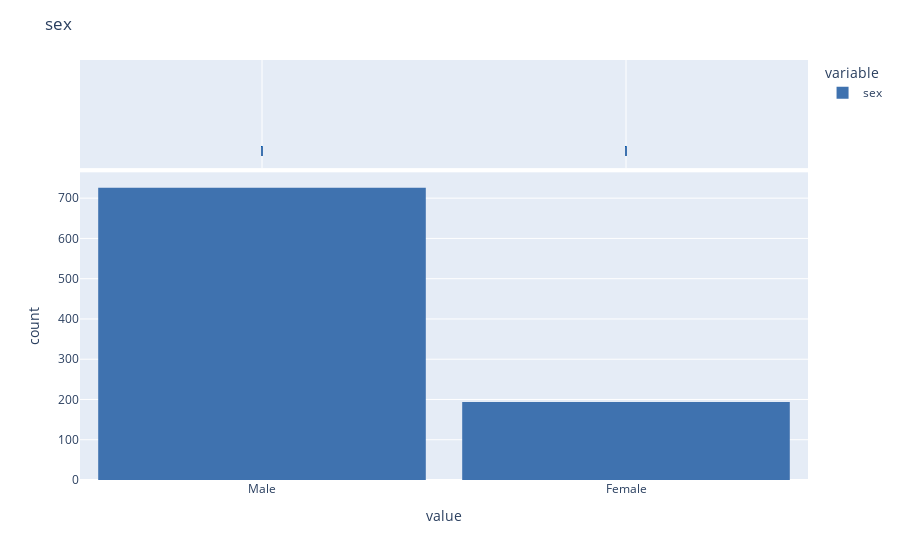
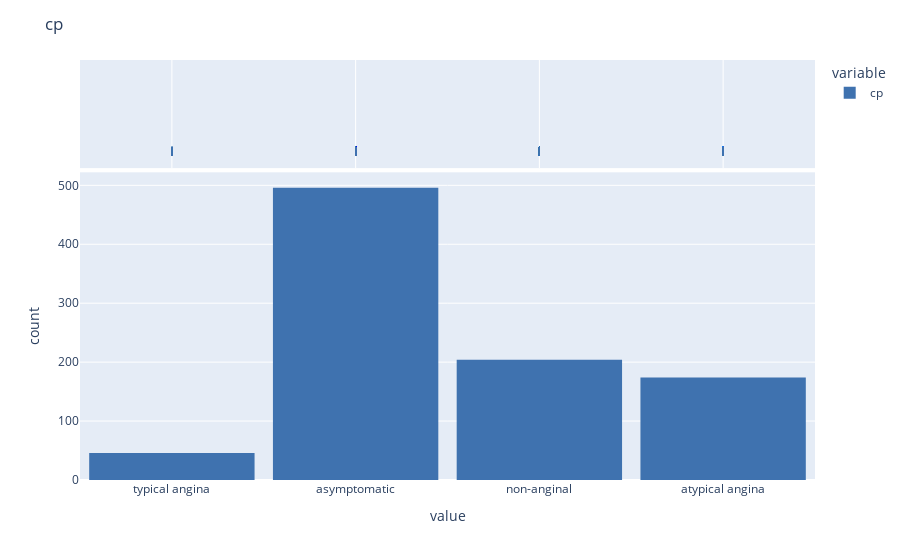
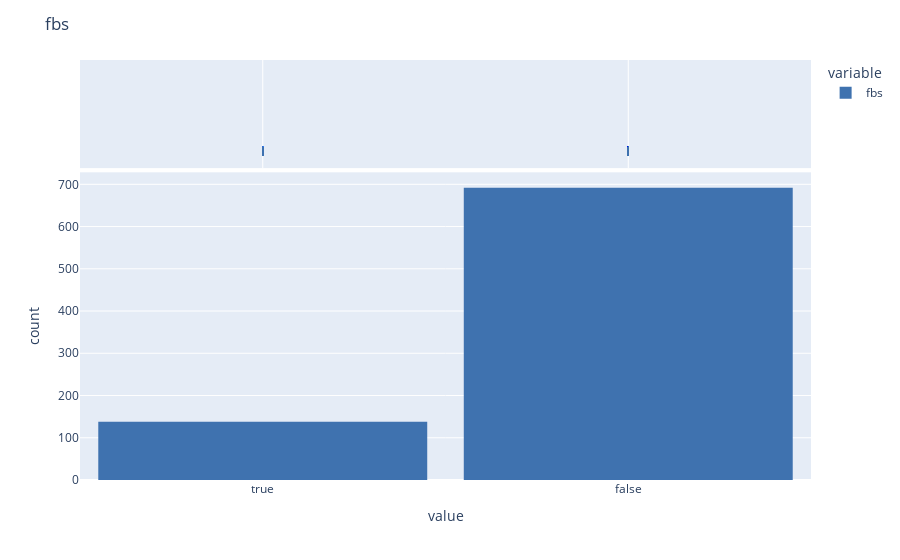
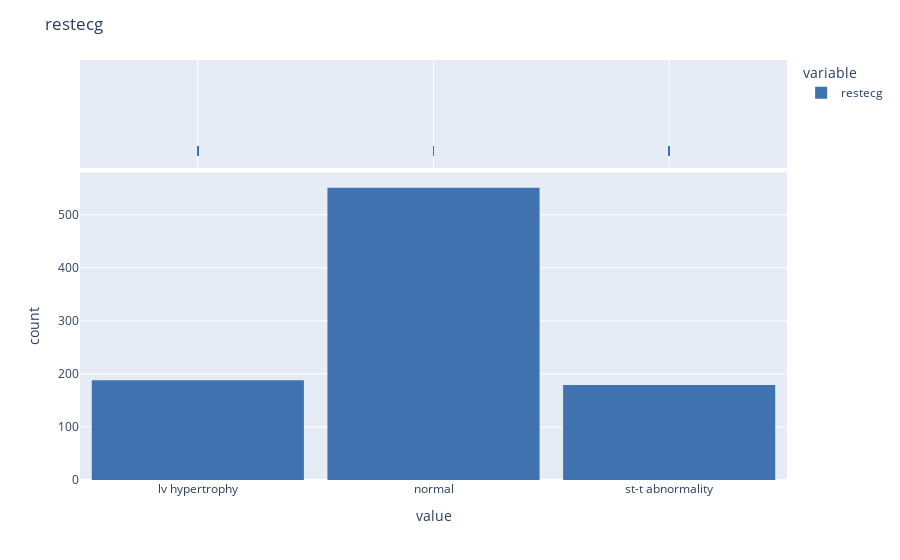

The notebook cell saved with these charts, in order:
### Code cell
for fig ,col in enumerate((categorical_df.columns)):
    fig = px.histogram(categorical_df[col],
                       marginal = "rug",
                       color_discrete_sequence = ["#3F72AF"],
                       nbins = categorical_df[col].nunique())
    fig.update_layout(title = f"{col}", bargap = 0.1)
    fig.show()

### Figure 1 — Plotly figure (JSON) as saved in the notebook; plotly's stock layout.template omitted (floating-point values rounded to 4 significant figures; data arrays with more than 128 entries replaced by an {"elided": "..."} marker saying what was removed)
{"data": [{"alignmentgroup": "True", "bingroup": "x", "hovertemplate": "variable=sex<br>value=%{x}<br>count=%{y}<extra></extra>", "legendgroup": "sex", "marker": {"color": "#3F72AF", "pattern": {"shape": ""}}, "name": "sex", "nbinsx": 2, "offsetgroup": "sex", "orientation": "v", "showlegend": true, "type": "histogram", "x": {"elided": "920 str values"}, "xaxis": "x", "yaxis": "y"}, {"alignmentgroup": "True", "boxpoints": "all", "fillcolor": "rgba(255,255,255,0)", "hoveron": "points", "hovertemplate": "variable=sex<br>value=%{x}<extra></extra>", "jitter": 0, "legendgroup": "sex", "line": {"color": "rgba(255,255,255,0)"}, "marker": {"color": "#3F72AF", "symbol": "line-ns-open"}, "name": "sex", "offsetgroup": "sex", "showlegend": false, "type": "box", "x": {"elided": "920 str values"}, "xaxis": "x2", "yaxis": "y2"}], "layout": {"bargap": 0.1, "barmode": "relative", "legend": {"title": {"text": "variable"}, "tracegroupgap": 0}, "margin": {"t": 60}, "title": {"text": "sex"}, "xaxis": {"anchor": "y", "domain": [0, 1], "title": {"text": "value"}}, "xaxis2": {"anchor": "y2", "domain": [0, 1], "matches": "x", "showgrid": true, "showticklabels": false}, "yaxis": {"anchor": "x", "domain": [0, 0.7326], "title": {"text": "count"}}, "yaxis2": {"anchor": "x2", "domain": [0.7426, 1], "matches": "y2", "showgrid": false, "showline": false, "showticklabels": false, "ticks": ""}}}

### Figure 2 — Plotly figure (JSON) as saved in the notebook; plotly's stock layout.template omitted (floating-point values rounded to 4 significant figures; data arrays with more than 128 entries replaced by an {"elided": "..."} marker saying what was removed)
{"data": [{"alignmentgroup": "True", "bingroup": "x", "hovertemplate": "variable=cp<br>value=%{x}<br>count=%{y}<extra></extra>", "legendgroup": "cp", "marker": {"color": "#3F72AF", "pattern": {"shape": ""}}, "name": "cp", "nbinsx": 4, "offsetgroup": "cp", "orientation": "v", "showlegend": true, "type": "histogram", "x": {"elided": "920 str values"}, "xaxis": "x", "yaxis": "y"}, {"alignmentgroup": "True", "boxpoints": "all", "fillcolor": "rgba(255,255,255,0)", "hoveron": "points", "hovertemplate": "variable=cp<br>value=%{x}<extra></extra>", "jitter": 0, "legendgroup": "cp", "line": {"color": "rgba(255,255,255,0)"}, "marker": {"color": "#3F72AF", "symbol": "line-ns-open"}, "name": "cp", "offsetgroup": "cp", "showlegend": false, "type": "box", "x": {"elided": "920 str values"}, "xaxis": "x2", "yaxis": "y2"}], "layout": {"bargap": 0.1, "barmode": "relative", "legend": {"title": {"text": "variable"}, "tracegroupgap": 0}, "margin": {"t": 60}, "title": {"text": "cp"}, "xaxis": {"anchor": "y", "domain": [0, 1], "title": {"text": "value"}}, "xaxis2": {"anchor": "y2", "domain": [0, 1], "matches": "x", "showgrid": true, "showticklabels": false}, "yaxis": {"anchor": "x", "domain": [0, 0.7326], "title": {"text": "count"}}, "yaxis2": {"anchor": "x2", "domain": [0.7426, 1], "matches": "y2", "showgrid": false, "showline": false, "showticklabels": false, "ticks": ""}}}

### Figure 3 — Plotly figure (JSON) as saved in the notebook; plotly's stock layout.template omitted (floating-point values rounded to 4 significant figures; data arrays with more than 128 entries replaced by an {"elided": "..."} marker saying what was removed)
{"data": [{"alignmentgroup": "True", "bingroup": "x", "hovertemplate": "variable=fbs<br>value=%{x}<br>count=%{y}<extra></extra>", "legendgroup": "fbs", "marker": {"color": "#3F72AF", "pattern": {"shape": ""}}, "name": "fbs", "nbinsx": 2, "offsetgroup": "fbs", "orientation": "v", "showlegend": true, "type": "histogram", "x": {"elided": "920 bool values"}, "xaxis": "x", "yaxis": "y"}, {"alignmentgroup": "True", "boxpoints": "all", "fillcolor": "rgba(255,255,255,0)", "hoveron": "points", "hovertemplate": "variable=fbs<br>value=%{x}<extra></extra>", "jitter": 0, "legendgroup": "fbs", "line": {"color": "rgba(255,255,255,0)"}, "marker": {"color": "#3F72AF", "symbol": "line-ns-open"}, "name": "fbs", "offsetgroup": "fbs", "showlegend": false, "type": "box", "x": {"elided": "920 bool values"}, "xaxis": "x2", "yaxis": "y2"}], "layout": {"bargap": 0.1, "barmode": "relative", "legend": {"title": {"text": "variable"}, "tracegroupgap": 0}, "margin": {"t": 60}, "title": {"text": "fbs"}, "xaxis": {"anchor": "y", "domain": [0, 1], "title": {"text": "value"}}, "xaxis2": {"anchor": "y2", "domain": [0, 1], "matches": "x", "showgrid": true, "showticklabels": false}, "yaxis": {"anchor": "x", "domain": [0, 0.7326], "title": {"text": "count"}}, "yaxis2": {"anchor": "x2", "domain": [0.7426, 1], "matches": "y2", "showgrid": false, "showline": false, "showticklabels": false, "ticks": ""}}}

### Figure 4 — Plotly figure (JSON) as saved in the notebook; plotly's stock layout.template omitted (floating-point values rounded to 4 significant figures; data arrays with more than 128 entries replaced by an {"elided": "..."} marker saying what was removed)
{"data": [{"alignmentgroup": "True", "bingroup": "x", "hovertemplate": "variable=restecg<br>value=%{x}<br>count=%{y}<extra></extra>", "legendgroup": "restecg", "marker": {"color": "#3F72AF", "pattern": {"shape": ""}}, "name": "restecg", "nbinsx": 3, "offsetgroup": "restecg", "orientation": "v", "showlegend": true, "type": "histogram", "x": {"elided": "920 str values"}, "xaxis": "x", "yaxis": "y"}, {"alignmentgroup": "True", "boxpoints": "all", "fillcolor": "rgba(255,255,255,0)", "hoveron": "points", "hovertemplate": "variable=restecg<br>value=%{x}<extra></extra>", "jitter": 0, "legendgroup": "restecg", "line": {"color": "rgba(255,255,255,0)"}, "marker": {"color": "#3F72AF", "symbol": "line-ns-open"}, "name": "restecg", "offsetgroup": "restecg", "showlegend": false, "type": "box", "x": {"elided": "920 str values"}, "xaxis": "x2", "yaxis": "y2"}], "layout": {"bargap": 0.1, "barmode": "relative", "legend": {"title": {"text": "variable"}, "tracegroupgap": 0}, "margin": {"t": 60}, "title": {"text": "restecg"}, "xaxis": {"anchor": "y", "domain": [0, 1], "title": {"text": "value"}}, "xaxis2": {"anchor": "y2", "domain": [0, 1], "matches": "x", "showgrid": true, "showticklabels": false}, "yaxis": {"anchor": "x", "domain": [0, 0.7326], "title": {"text": "count"}}, "yaxis2": {"anchor": "x2", "domain": [0.7426, 1], "matches": "y2", "showgrid": false, "showline": false, "showticklabels": false, "ticks": ""}}}
